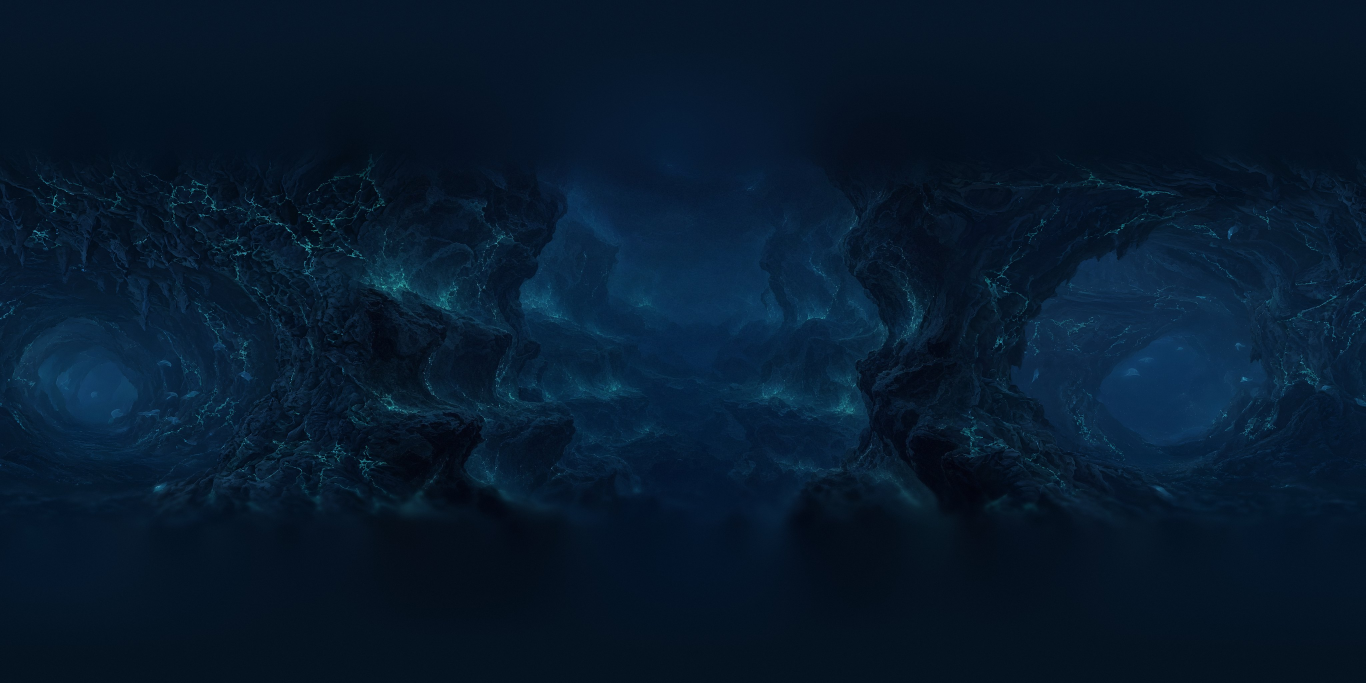
#> input picture t11/pano/europa.jpg, 4096 x 2048 px, given in place of fish1.jpg, which was not available (shown at 1/3 size)
$ python prepare_creatures.py ../pano/europa.jpg
#> lines starting #> are read from the running program, lines starting #| are printed output that depends on the picture; after the words box and inside, x2 and y2 are one past the last pixel; in counts of white or black regions, pixels touching at a corner belong together; long printed decimals are rounded; pictures that were not available may be replaced by others from this repository, and a replacement may not be noted
### t11/tools/prepare_art.py
"""Stills pipeline (Oct 2026 decision: static stills = panoramas, chamber backdrops, large-surface textures come in at 2K-4K; loops stay 720p).

Usage (from the europa-vr folder):
  python3 tools/prepare_art.py --stills [--webp] [--ktx2 [uastc|etc1s]] [--force]
      Normalise hi-res DROP-INS that already sit in tex/ and pano/ under the standard names (any of .png .tif .tiff .jpeg .jpg .webp):
        tex/chamber-jelly|chamber-vents|chamber-pillars   backdrops     <= 4096 px wide (and <= 4096 high)
        tex/tunnel, tex/walls                              tiling tiles  <= 2048 px (square recommended, must already be seamless)
        tex/cockpit-dash                                   console face  <= 2048 px wide
        pano/europa                                        equirect 2:1  <= 8192 px wide (4096x2048 is the baseline)
      Nothing is downscaled unless it is over those limits. A .jpg that is already within the limits is left byte-for-byte untouched
      (no generation loss) unless --force. Other formats are converted to high-quality JPEG (q92, 4:4:4 chroma so cyan veins stay crisp;
      q90 if a file would exceed 6 MB) or, with --webp, to WebP q90. The original non-JPEG source is moved to art-src/ (kept out of the deploy zip).
      tex/tunnel-veins.png (vein mask, half the tunnel tile size, <= 1024) is rebuilt whenever tex/tunnel changes.
      --ktx2 also writes <name>.ktx2 next to each still (Basis UASTC + zstd, full mip chain; 'etc1s' = ~5x smaller files, lower quality) using
      toktx (KTX-Software) or basisu if installed. If neither is found it says so and the JPEG path is used unchanged. The app loads the
      .ktx2 when art-manifest.json lists it (run tools/scan_assets.py afterwards) and falls back to the JPEG if it fails.
  python3 tools/prepare_art.py <attachments dir> [--webp] [--ktx2 ...]
      The Oct 2026 concept-art crops (ULID file names): window frames cropped off, kept at FULL source resolution (only the limits above apply).
  python3 tools/prepare_art.py
      Just rebuild tex/tunnel-veins.png from tex/tunnel.jpg.

HMD grading (shadow/midtone lift, contrast, cyan vein glow, fog) and the headlights are NOT baked here: they are applied in the ride shaders from
app/config.js, so re-running this keeps them."""
import sys, os, glob, shutil, subprocess, argparse, numpy as np
from PIL import Image
from scipy.ndimage import gaussian_filter
Image.MAX_IMAGE_PIXELS = 300_000_000
ROOT = os.path.normpath(os.path.join(os.path.dirname(os.path.abspath(__file__)), '..')); T = os.path.join(ROOT, 'tex'); SRC = os.path.join(ROOT, 'art-src')
# name -> (folder, max width, max height, kind)
STILLS = {'chamber-jelly': ('tex', 4096, 4096, 'backdrop'), 'chamber-vents': ('tex', 4096, 4096, 'backdrop'), 'chamber-pillars': ('tex', 4096, 4096, 'backdrop'),
          'tunnel': ('tex', 2048, 2048, 'tile'), 'walls': ('tex', 2048, 2048, 'tile'), 'cockpit-dash': ('tex', 2048, 2048, 'ui'), 'rock': ('tex', 2048, 2048, 'tile'),
          'europa': ('pano', 4096, 2048, 'pano')}   # pano capped at 4096x2048 (art director, Oct 18 2026: 7168 px = ~115 MB GPU)
EXTS = ('.png', '.tif', '.tiff', '.jpeg', '.webp', '.jpg')

def fit(img, mw, mh):
    s = min(1.0, mw / img.width, mh / img.height)
    return img if s >= 1.0 else img.resize((max(1, round(img.width * s)), max(1, round(img.height * s))), Image.LANCZOS)

JPEG_Q = None   # --q N: fixed JPEG quality (4:2:0 below 90) to keep the deploy zip under the 25 MB chat limit when KTX2 files ship alongside
# [12 lines left out: function save_still, not called in this run]

def find_toktx():
    cands = [os.environ.get('TOKTX'), shutil.which('toktx')] + sorted(glob.glob('/home/box/tools/KTX-Software-*/bin/toktx')) + sorted(glob.glob(os.path.expanduser('~/tools/KTX-Software-*/bin/toktx')))
    for c in cands:
        if c and os.path.isfile(c): return c
    return None

def make_ktx2(path, mode='uastc'):
    """<still>.ktx2 with a full mip chain, sRGB, origin flipped to match three.js UVs (compressed textures cannot be flipped at upload)."""
    out = os.path.splitext(path)[0] + '.ktx2'; tk = find_toktx(); bu = shutil.which('basisu')
    if tk:
        env = dict(os.environ); env['LD_LIBRARY_PATH'] = os.path.join(os.path.dirname(os.path.dirname(tk)), 'lib') + ':' + env.get('LD_LIBRARY_PATH', '')
        enc = ['--encode', 'uastc', '--uastc_quality', '2', '--uastc_rdo_l', '1.0', '--zcmp', '18'] if mode == 'uastc' else ['--encode', 'etc1s', '--clevel', '3', '--qlevel', '220']
        src = path; im = Image.open(path)
        if path.endswith('.webp') or im.width % 4 or im.height % 4:   # toktx reads PNG/JPEG only; UASTC/ETC1S want multiple-of-4 sizes (< 0.3 % stretch)
            src = os.path.join('/tmp', os.path.basename(path) + '.ktx2src.png')
            im.convert('RGB').resize((max(4, round(im.width / 4) * 4), max(4, round(im.height / 4) * 4)), Image.LANCZOS).save(src)
        r = subprocess.run([tk, '--t2', '--genmipmap', '--assign_oetf', 'srgb', '--lower_left_maps_to_s0t0', *enc, out, src], env=env, capture_output=True, text=True)
        ok = r.returncode == 0 and os.path.isfile(out)
        if not ok: print('  toktx failed:', r.stderr.strip()[:300])
    elif bu:
        args = [bu, '-ktx2', '-mipmap', '-y_flip', '-file', path, '-output_file', out] + (['-uastc', '-uastc_rdo_l', '1.0'] if mode == 'uastc' else ['-q', '192'])
        r = subprocess.run(args, capture_output=True, text=True); ok = r.returncode == 0 and os.path.isfile(out)
        if not ok: print('  basisu failed:', r.stderr.strip()[:300])
    else:
        print('  [ktx2] neither toktx (KTX-Software) nor basisu found: skipping KTX2, the JPEG path stays. Install: https://github.com/KhronosGroup/KTX-Software/releases'); return None
    if ok: print(f'  wrote {os.path.relpath(out, ROOT)} ({mode}) {os.path.getsize(out)/1e6:.2f} MB')
    return out if ok else None

# [47 lines left out: functions vein_mask, stills, not called in this run]

# crop boxes (fractions) inside the painted window frames of the Oct 2026 concept art
CROPS = {'chamber-jelly': ('01M4YG0PZ5PDF9KJFE9CNCTT7V.png', (.08, .09, .93, .85)),
         'chamber-vents': ('01M4YG11QSETMYMH9SY0RWNMSZ.png', (.08, .10, .92, .82)),
         'chamber-pillars': ('01M4YG1CMDVXG0F28435GR1E28.png', (.08, .09, .93, .84)),
         'cockpit-dash': ('01M4YG04SDHWG2AXB9Z081VE5T.png', (.2, .58, .8, .86))}
# [44 lines left out: functions from_attachments, seamless_tile, not called in this run]

# Oct 18 2026 hi-res drop (7168x4032 each). Writes full-res PNG drop-ins under the standard names; then run --stills [--ktx2] to normalise them.
HIRES = {'chamber-pillars': ('01M58BDV4ZE9Y3QX3B56HF22GJ.jpg', (.07, .06, .93, .86)),
         'chamber-vents': ('01M58DN1V6MNG99M9XZQ5M7FVB.jpg', (.08, .07, .92, .88)),
         'chamber-jelly': ('01M58DZGTS2BSCQEVSKYNXSMZC.jpg', (.07, .06, .93, .86)),
         'cockpit-dash': ('01M58CMPBD01BCXPYFZWTGWQB9.jpg', (.2, .58, .8, .86))}
HIRES_TILES = {'tunnel': ('01M58CQ5VR61GASDBDQ6Z6A6MN.jpg', dict(mean=0.56)),             # grey rock + cyan veins (upscale of the old tunnel source)
               'rock': ('01M58CN2QPWF8TJKPMFCF2Y915.jpg', dict(mean=0.42)),               # darker rock, faint blue veins -> rock props / vent chimneys
               'walls': ('01M58CZBJ6Z90P3NATF8295CZ4.jpg', dict(mean=0.5, grey=True, contrast=0.11))}   # frosty ice -> float cavern + ice detail
# [6 lines left out: function from_hires, not called in this run]

# [9 lines that do not run on import are left out]

### t11/tools/prepare_creatures.py
"""Test #8 creatures (Oct 18 2026): bioluminescent creature stills -> one additive atlas (premultiplied colour on black = the matte).

  python3 tools/prepare_creatures.py [--preview]

Sources (Scott's Drive, 4x upscales) in art-src/new-t8/:  fish1.jpg = sail-finned glass fish (a), fish3.png = lure angler-jelly (b),
fish4.jpg = veil creature (d). (rockyfloor-tex.jpg is really the crystal-spires image (c): it becomes the pillars backdrop, see README.)
Per creature: crop inside the porthole, a hand-drawn soft hull polygon (keeps rocks / spires / porthole frame / vent smoke out), then a
luminance key against the LOCAL background (grey-opening of the luma = the scene without thin bright structures), feathered, and the colour
multiplied by the matte, so black = fully transparent under additive blending (no alpha channel needed, no rectangle can show).
Output: tex/creatures.ktx2 (UASTC + zstd + mips, 3072x1536) + tex/creatures.jpg fallback (q92 4:4:4, 2048x1024). Layout (in 4096x2048 units, x SC):
  fish   x 0..2048,    y 0..1248      (head to the right)
  angler x 0..2048,    y 1248..2048   (lure orb to the right)
  veil   x 2048..3704, y 0..2048
UV rects are written to tex/creatures.json (the app reads them from app/ride.js constants; keep in sync)."""
import os, sys, json, numpy as np
from PIL import Image, ImageDraw, ImageFilter
from scipy.ndimage import grey_opening, gaussian_filter
Image.MAX_IMAGE_PIXELS = 300_000_000
ROOT = os.path.normpath(os.path.join(os.path.dirname(os.path.abspath(__file__)), '..')); SRC = os.path.join(ROOT, 'art-src', 'new-t8')
K = 4672 / 640   # source px per preview px (polygons were drawn on 640-wide previews)
# name: (file, crop box in 640-preview px, hull polygon in 640-preview px, key low/high (luma above local bg), slot (x, y, w, h) in the atlas)
CREATURES = {
  'fish':   ('fish1.jpg', (62, 62, 468, 310),
             [(64, 96), (96, 104), (150, 122), (200, 130), (240, 122), (262, 70), (300, 68), (330, 86), (352, 92), (372, 112), (392, 150), (430, 168), (462, 196),
              (452, 214), (420, 214), (400, 222), (380, 250), (348, 268), (320, 256), (300, 258), (262, 276), (228, 280), (176, 292), (132, 302), (108, 300),
              (118, 268), (96, 254), (64, 186)], (0.035, 0.16), (0, 0, 2048, 1248)),
  'angler': ('fish3.png', (84, 72, 562, 300),
             [(90, 92), (130, 82), (180, 86), (240, 100), (290, 120), (330, 150), (352, 172), (420, 190), (480, 210), (512, 222), (542, 230), (556, 252),
              (548, 272), (520, 270), (500, 250), (470, 232), (400, 210), (348, 205), (330, 240), (300, 270), (262, 290), (230, 296), (200, 282), (170, 290),
              (140, 288), (112, 270), (96, 220), (86, 150)], (0.012, 0.09), (0, 1248, 2048, 800)),
  'veil':   ('fish4.jpg', (130, 42, 420, 400),
             [(232, 48), (268, 46), (310, 58), (342, 80), (372, 120), (384, 160), (380, 190), (362, 218), (350, 250), (330, 290), (306, 330), (290, 360),
              (272, 386), (250, 392), (222, 386), (196, 370), (176, 352), (160, 330), (148, 300), (140, 270), (150, 248), (170, 236), (196, 226), (220, 214),
              (236, 186), (238, 150), (232, 110), (226, 70)], (0.035, 0.17), (2048, 0, 1656, 2048)),
}
SC = 0.75   # atlas scale (1.0 = 4096x2048; 0.75 = 3072x1536 keeps the deploy zip < 25 MB)
AW, AH = int(4096 * SC), int(2048 * SC)
GAIN = {'angler': 1.7}   # the angler's body is a dim purple-blue film in the source: lift it so it reads at 7+ m (the orb is added in the shader)

def matte_one(name, preview=False):
#> called with name = 'fish', preview = False
    f, box, poly, (k0, k1), slot = CREATURES[name]
    im = Image.open(os.path.join(SRC, f)).convert('RGB'); bx = [int(round(v * K)) for v in box]
#> in matte_one, im is the input picture: PIL image 4096x2048 RGB; mean R, G, B 6.9, 26.4, 45.8
    crop = im.crop(bx); W, H = crop.size
#> after `crop = im.crop(bx)`:
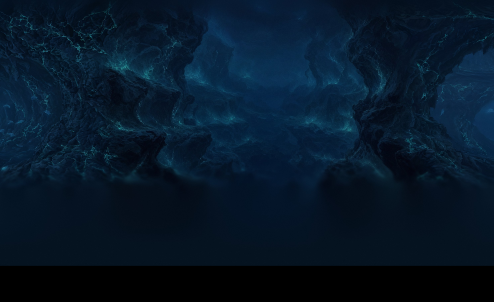
#> crop: PIL image 2963x1810 RGB (shown at 1/6 size); mean R, G, B 6.2, 23.8, 40.8
    a = np.asarray(crop).astype(np.float32) / 255; lum = a @ np.array([0.3, 0.5, 0.2], np.float32)
    # local background: opening of a 1/4-scale luma (removes thin bright fins/veins), blurred, back to full size
    s4 = np.asarray(Image.fromarray((lum * 255).astype(np.uint8)).resize((W // 4, H // 4), Image.BILINEAR)).astype(np.float32) / 255
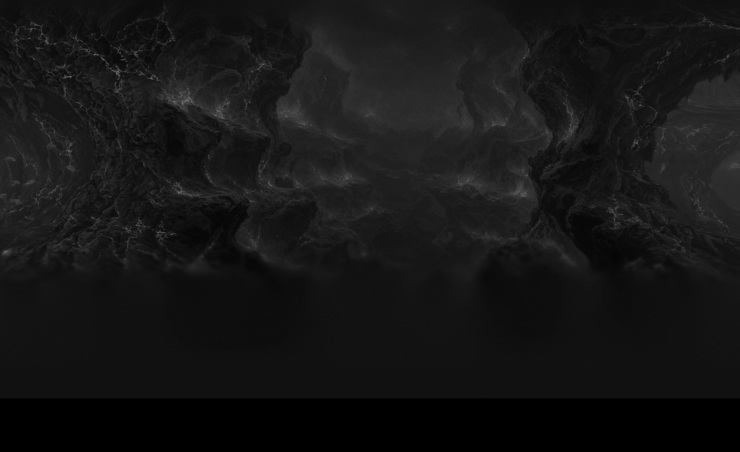
#> s4: shape (452, 740) float32; min 0, max 0.447, mean 0.0844
    bg = gaussian_filter(grey_opening(s4, size=(31, 31)), 12)
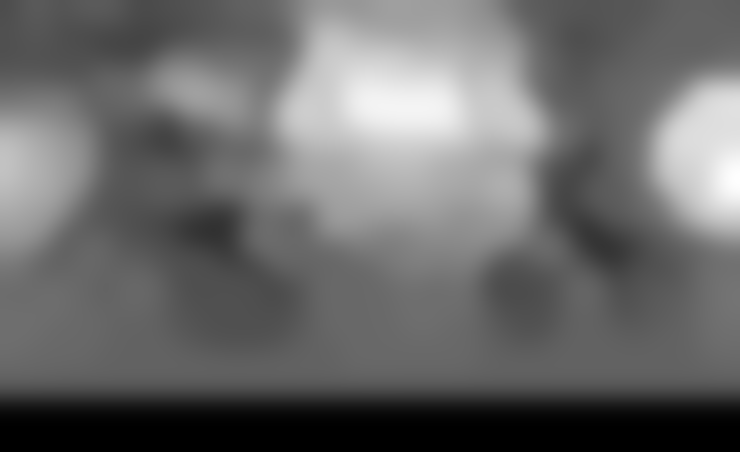
#> bg: shape (452, 740) float32; min 0, max 0.162, mean 0.0677; drawn with min black and max white
    bg = np.asarray(Image.fromarray((bg * 255).clip(0, 255).astype(np.uint8)).resize((W, H), Image.BILINEAR)).astype(np.float32) / 255
#> bg: shape (1810, 2963) float32
    key = np.clip((lum - bg - k0) / (k1 - k0), 0, 1); key = key * key * (3 - 2 * key)
    # hull polygon, feathered (~1.5 % of the crop width)
    m = Image.new('L', (W, H), 0); ImageDraw.Draw(m).polygon([((x - box[0]) * K, (y - box[1]) * K) for x, y in poly], fill=255)
#> after `ImageDraw.Draw(m).polygon([((x - box[0]) * K, (y - box[1]) * K) for x,`:
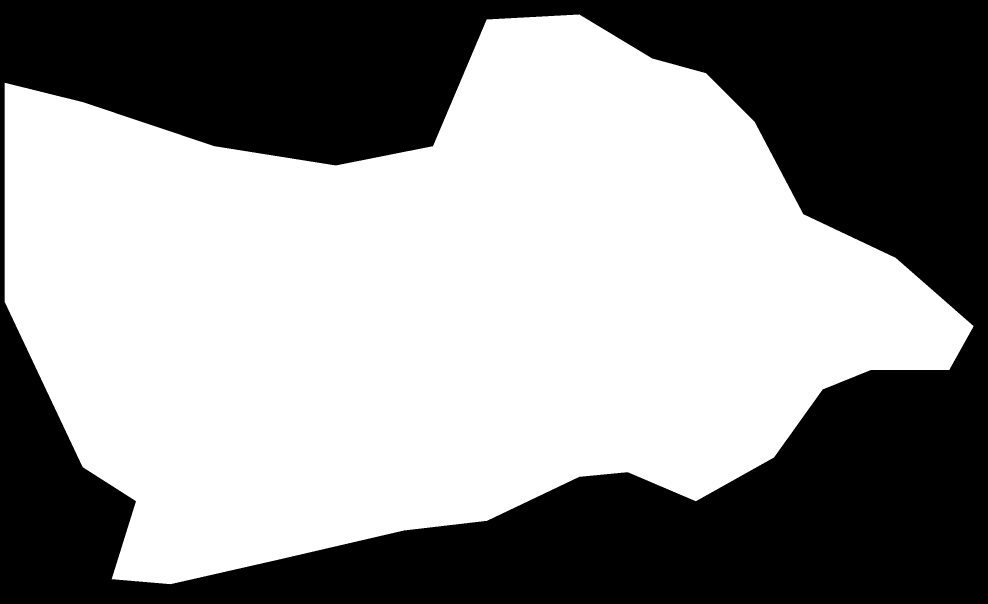
#> m: PIL image 2963x1810 L (shown at 1/3 size); 57% white; 1 black region, box (x1, y1, x2, y2) and area: (0, 0, 2963, 1810) 2308204
    m = m.filter(ImageFilter.GaussianBlur(W * 0.015)); hull = np.asarray(m).astype(np.float32) / 255
    mt = key * hull; mt = np.clip((mt - 0.04) / 0.96, 0, 1)   # hard zero below 4 % coverage: clean black compresses to nothing
    col = a - bg[..., None] * 0.85   # lift the creature off the scene behind it (the background glow is not part of the animal)
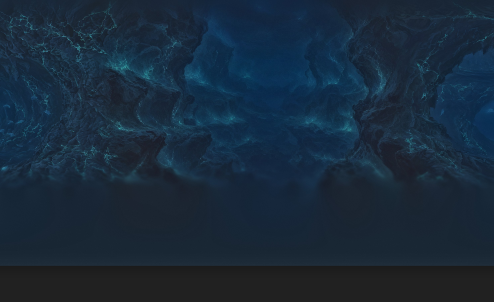
#> col: shape (1810, 2963, 3) float32 (shown at 1/6 size); mean R, G, B -0.0316, 0.0374, 0.103; drawn with min black and max white
    out = np.clip(col * GAIN.get(name, 1.0), 0, 1) * mt[..., None]
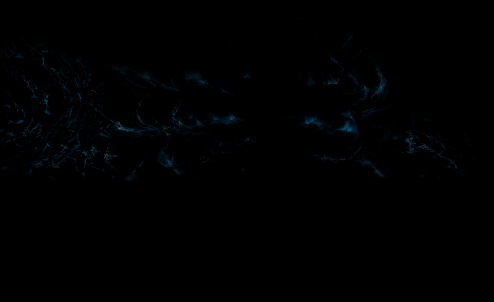
#> out: shape (1810, 2963, 3) float32 (shown at 1/6 size); mean R, G, B 0.000536, 0.00341, 0.00527
    sx, sy, sw, sh = [int(round(v * SC)) for v in slot]
    o = Image.fromarray((out * 255 + 0.5).clip(0, 255).astype(np.uint8)).resize((sw, sh), Image.LANCZOS)
    if preview: o.resize((sw // 4, sh // 4), Image.LANCZOS).save(f'/tmp/cr/{name}.png')
    return o, slot

def main():
    pv = '--preview' in sys.argv; atlas = Image.new('RGB', (AW, AH), 0); rects = {}
    for n in CREATURES:
        o, sl = matte_one(n, pv); x, y, w, h = [int(round(v * SC)) for v in sl]; atlas.paste(o, (x, y)); rects[n] = [x / AW, 1 - (y + h) / AH, w / AW, h / AH]   # three.js UV (v up)
#> after `o, sl = matte_one(n, pv)`: sl = (0, 0, 2048, 1248)
#> after `x, y, w, h = [int(round(v * SC)) for v in sl]`: x = 0; y = 0; w = 1536; h = 936
#> after `atlas.paste(o, (x, y))`:
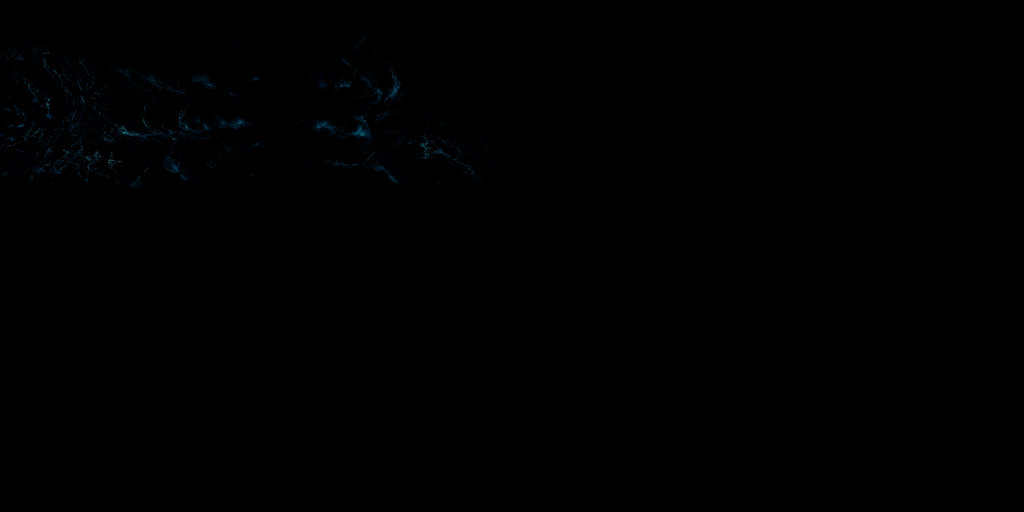
#> atlas: PIL image 3072x1536 RGB (shown at 1/3 size); mean R, G, B 0, 0.3, 0.4
    if pv: atlas.resize((1024, 512), Image.LANCZOS).save('/tmp/cr/atlas.png'); return
    out = os.path.join(ROOT, 'tex', 'creatures.jpg'); atlas.save(out, quality=92, subsampling=0, optimize=True)
    src_ktx = '/tmp/creatures-ktxsrc.png'; atlas.save(src_ktx)   # KTX2 from the lossless atlas (no JPEG generation loss)
    json.dump({'size': [AW, AH], 'uv': rects, 'note': 'additive atlas: colour premultiplied by the matte (black = transparent)'}, open(os.path.join(ROOT, 'tex', 'creatures.json'), 'w'), indent=1)
    print('wrote', out, os.path.getsize(out), rects)
#| wrote t11/tex/creatures.jpg 490784 {'fish': [0.0, 0.3906, 0.5, 0.6094], 'angler': [0.0, 0.0, 0.5, 0.3906], 'veil': [0.5, 0.0, 0.4043, 1.0]}
    sys.path.insert(0, os.path.dirname(os.path.abspath(__file__))); import prepare_art, shutil
    k = prepare_art.make_ktx2(src_ktx, 'uastc'); shutil.move(k, os.path.join(ROOT, 'tex', 'creatures.ktx2')); print('ktx2', os.path.getsize(os.path.join(ROOT, 'tex', 'creatures.ktx2')))
    fb = atlas.resize((AW * 2 // 3, AH * 2 // 3), Image.LANCZOS); fb.save(out, quality=92, subsampling=0, optimize=True)   # JPEG = fallback only (KTX2 path failed): 2048x1024
    print('fallback jpg', fb.size, os.path.getsize(out)); os.utime(os.path.join(ROOT, 'tex', 'creatures.ktx2'))   # ktx2 must not look older than its still (scan_assets)
    print('now run: python3 tools/scan_assets.py')

#> (the run stopped early here; a loop or call above may not have finished)
